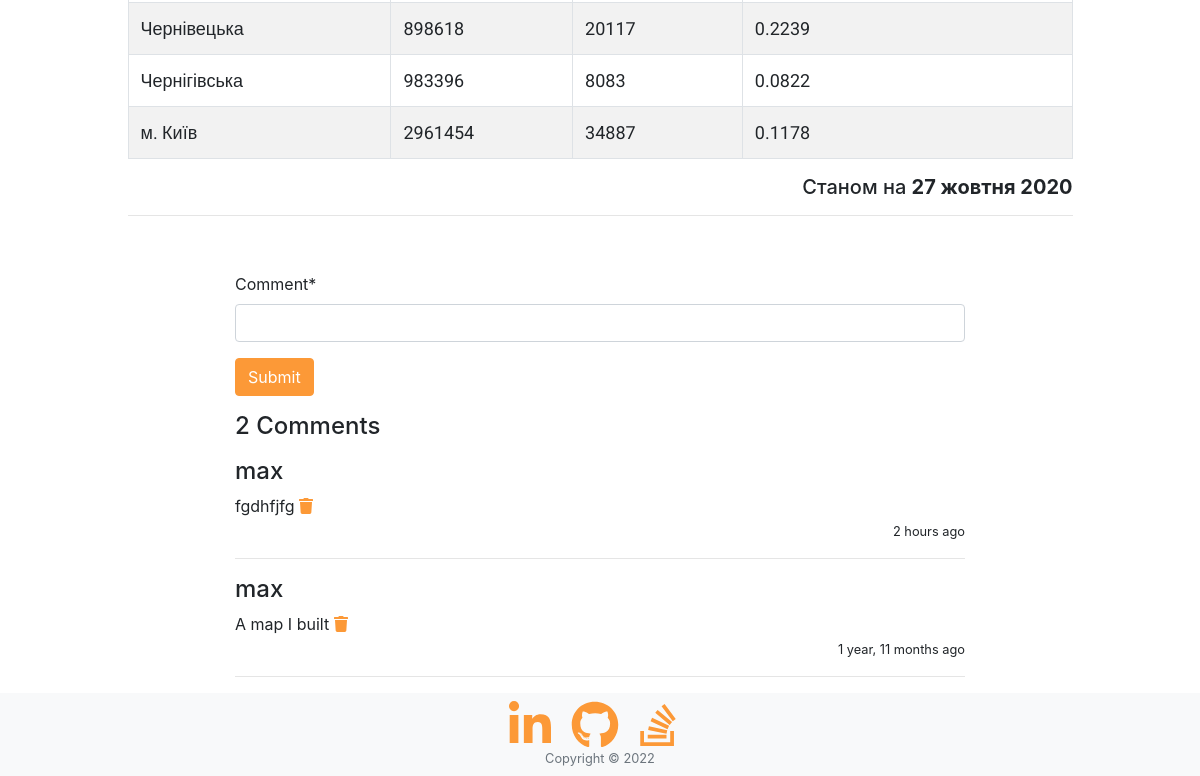
Page /projects/map (signed in, lower part) on the earlier database version.
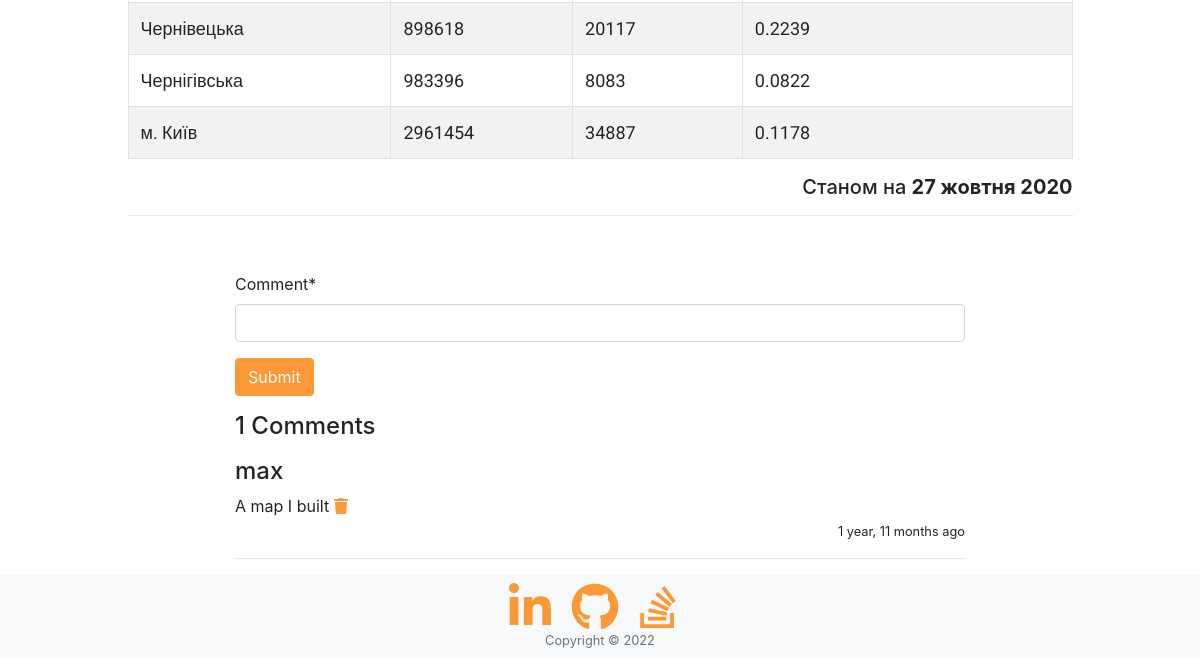
Same page on the later database version.
### projects/models/map.py (models this page shows)
class CasesToday(models.Model):
    region = models.ForeignKey('Population', on_delete=models.CASCADE, null=True)
    cases = models.IntegerField()
    indx = models.FloatField(null=True)
    color = models.FloatField(null=True)

class Population(models.Model):
    region = models.CharField(max_length=100)
    population = models.IntegerField()

class MapComment(Comment):
    project = 'Bot'

### projects/views.py (the view)
# urls.py: path('map', views.MapView.as_view(), name='map'),
class MapView(CommonView):
    model = MapComment
    template_name = 'map/map.html'
    project_name = 'map'
    def get(self, request):
        population = Population.objects.all()
        cases_today = CasesToday.objects.all()
        util = Utility.objects.all()
        _map = Map.objects.all()
        context = self._get_context()
        context.update({'population': population, 'cases': cases_today, 'util': util, 'map': _map})
        return render(request, self.template_name, context)

### projects/forms.py
class CommentForm(forms.Form):
    comment = forms.CharField(required=True, max_length=500, min_length=3, strip=True)

### home/context_processors.py (called while the page is built)
def settings(request):
    return {
        'settings': django_settings,
    }

### home/templatetags/app_tags.py (called while the page is built)
@register.filter(name='gravatar')
def gravatar(user, size=35):
    email = str(user.email.strip().lower()).encode('utf-8')
    email_hash = md5(email).hexdigest()
    url = "//www.gravatar.com/avatar/{0}?s={1}&d=identicon&r=PG"
    return url.format(email_hash, size)

### projects/views.py (called while the page is built)
    def _get_context(self):
        comments = self.model.objects.all().order_by('-updated_at')
        comment_form = CommentForm()
        context = {
            'comments': comments,
            'comment_count': len(comments),
            'comment_form': comment_form,
            'comment_create_link': f'projects:{self.project_name}_comment_create',
            'comment_delete_link': f'projects:{self.project_name}_comment_delete',
            'login_redirect_link': f'projects:{self.project_name}',
        }
        return context

### projects/templates/map/map.html (shortened to what this page needs)
{% extends "project.html" %}
{% load humanize %}
{% block content %}
<div class="main">
    <div class="data">
        <div class="row">
            <div class="col"></div>
            <div class="col-xs-auto col-lg-10">
                <table class="table table-striped table-bordered">
                    <tbody>
                        {% for i in cases %}
                        <tr>
                            <td><span>{{ i.region.region }}</td>
                            <td><span>{{ i.region.population }}</td>
                            <td><span>{{ i.cases }}</td>
                            <td><span>{{ i.indx }}</td>
                        {% endfor %}
                    </tbody>
                </table>
                <h5 class="text-right">Станом на <b>{{ util.0.value }}</b></h5>
                <hr/>
            </div>
        <div class="col"></div>
        </div>
    </div>
</div>
{% endblock %}

### home/templates/project.html (shortened to what this page needs)
{% extends "base_footer.html" %}
{% load humanize %}
{% block comment_block %}
<div class="container">
    <div class="row">
        <div class="col"></div>
            <div class="col-md-12 col-lg-8">
                <div class="comments">
                    {% if user.is_authenticated %}
                        <br clear="all"/>
                        <p>
                            {% load crispy_forms_tags %}
                            <form method="post" action="{% url comment_create_link %}">
                                {{ comment_form|crispy }}
                                <input class="btn btn-primary" type="submit" value="Submit">
                            </form>
                        </p>
                    {% else %}
                        <h4 class="text-right"><a class="badge badge-primary" href="../accounts/login?next={% url login_redirect_link %}">Login</a> to comment</h4>
                    {% endif %}
                    <div class="page-header">
                        <h4>{{ comment_count }} Comments</h4>
                    </div>
                    {% for comment in comments %}
                        <p>
                            <h4 class="media-heading user_name">{{ comment.owner }}</h4>
                            <div class ="text">
                                {{ comment.text }}
                                {% if user == comment.owner %}
                                <a href="{% url comment_delete_link comment.id %}"><i class="fa fa-trash"></i></a>
                                {% endif %}
                            </div>
                            <p class="text-right"><small>{{ comment.updated_at|naturaltime }}</small></p>
                        </p>
                        <hr/>
                    {% endfor %}
                    </div>
                </div>
        <div class="col"></div>
    </div>
</div>
{% endblock %}

Differences in the rows shown:
removed MapComment: owner "max", text "fgdhfjfg", updated_at "2 hours ago"
Other differences:
{{ comment_count }}: "2" → "1"
